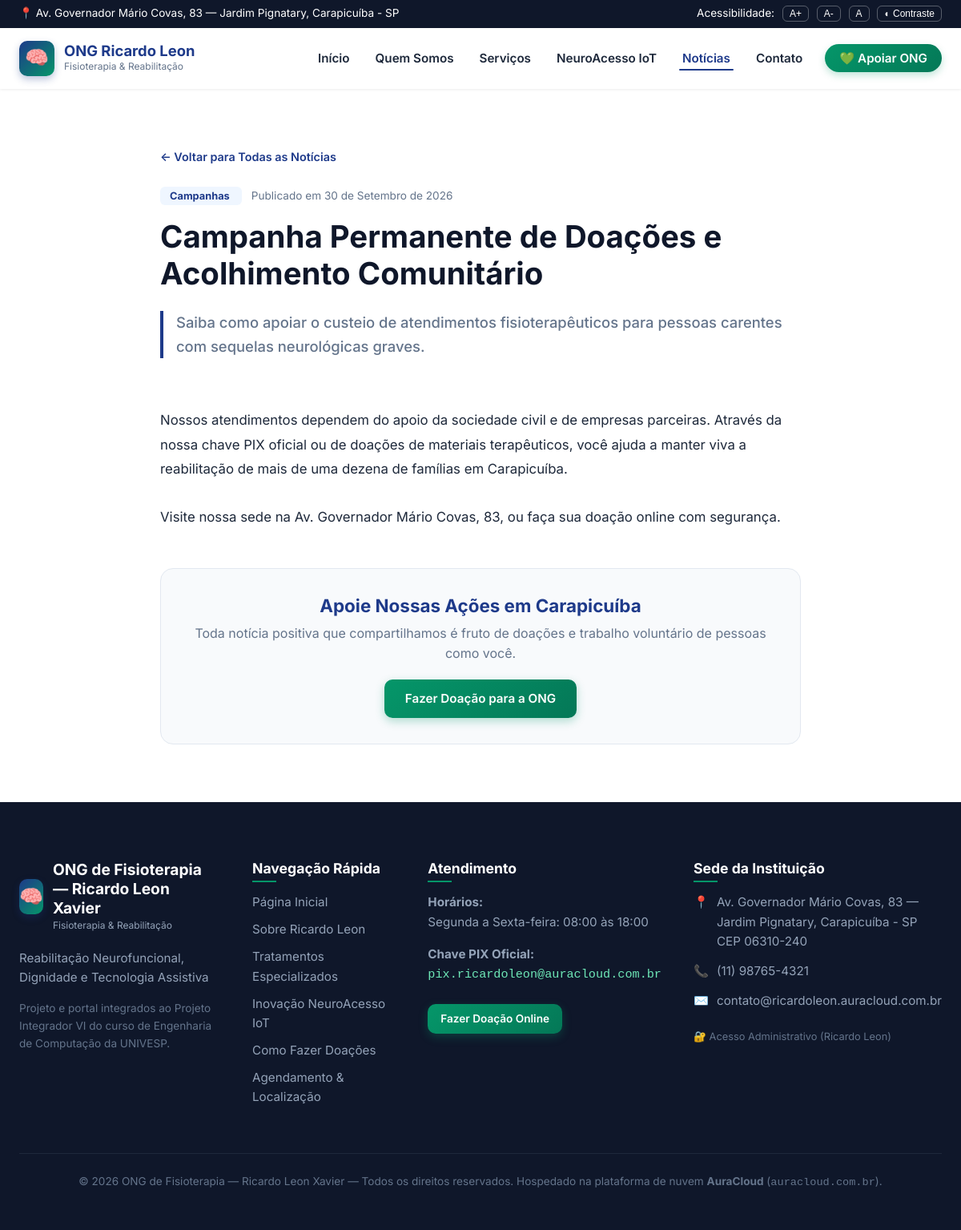
The page /noticias/campanha-permanente-doacoes-acolhimento/ on the database its author committed.
### institucional/models.py (models this page shows, shortened)
class InformacoesONG(models.Model):
    nome = models.CharField(max_length=200, default="ONG de Fisioterapia — Ricardo Leon Xavier")
    slogan = models.CharField(max_length=255, default="Reabilitação Neurofuncional, Dignidade e Tecnologia Assistiva")
    endereco = models.CharField(max_length=255, default="Av. Governador Mário Covas, 83 — Jardim Pignatary, Carapicuíba - SP")
    cep = models.CharField(max_length=20, default="06310-240")
    telefone = models.CharField(max_length=30, default="(11) 98765-4321")
    email = models.EmailField(default="contato@ricardoleon.auracloud.com.br")
    chave_pix = models.CharField(max_length=100, default="financeiro@ongricardoleon.org.br")
    horario_funcionamento = models.CharField(max_length=150, default="Segunda a Sexta-feira: 08:00 às 18:00")
    sobre_texto = models.TextField(
        default="A ONG de Fisioterapia coordenada por Ricardo Leon Xavier dedica-se ao acolhimento e reabilitação de pessoas com sequelas neurológicas motoras graves decorrentes de AVE, paralisia cerebral e traumas raquimedulares na região de Carapicuíba e Grande São Paulo. Aliamos calor humano, dedicação clínica e a vanguarda da tecnologia assistiva para devolver autonomia e esperança aos nossos assistidos."
    )
    missao = models.TextField(default="Democratizar o acesso à fisioterapia neurofuncional especializada de alta qualidade para famílias em vulnerabilidade social.")
    visao = models.TextField(default="Ser centro de referência comunitária em reabilitação motora humanizada integrada a inovações de bioengenharia e IoT.")
    valores = models.TextField(default="Empatia, Ética, Respeito à Dignidade Humana, Inovação Acessível e Transparência Social.")
    class Meta:
        verbose_name = "Informações da ONG"
        verbose_name_plural = "Informações da ONG"

class Noticia(models.Model):
    titulo = models.CharField("Título", max_length=200)
    slug = models.SlugField("Identificador URL", unique=True)
    resumo = models.TextField("Resumo / Chamada")
    conteudo = models.TextField("Conteúdo da Notícia")
    categoria = models.CharField("Categoria", max_length=100, default="Atendimentos")
    data_publicacao = models.DateTimeField("Data de Publicação", auto_now_add=True)
    destaque = models.BooleanField("Destaque na Página Inicial", default=False)
    class Meta:
        verbose_name = "Notícia / Comunicado"
        verbose_name_plural = "Notícias e Transparência"
        ordering = ["-data_publicacao"]

### institucional/views.py (the view)
# urls.py: path("noticias/<slug:slug>/", views.noticia_detalhe, name="noticia_detalhe"),
def noticia_detalhe(request, slug):
    info = get_ong_info()
    noticia = get_object_or_404(Noticia, slug=slug)
    outras_noticias = Noticia.objects.exclude(id=noticia.id)[:3]
    return render(
        request,
        "noticia_detalhe.html",
        {"info": info, "noticia": noticia, "outras_noticias": outras_noticias},
    )

### institucional/views.py (called while the page is built)
def get_ong_info():
    info = InformacoesONG.objects.first()
    if not info:
        info = InformacoesONG.objects.create()
    return info

### templates/noticia_detalhe.html (shortened to what this page needs)
{% extends "base.html" %}
{% block content %}
<section class="section-padding" style="background: #ffffff;">
  <div class="container">
    <div style="max-width: 800px; margin: 0 auto;">
      <a href="{% url 'noticias' %}" style="font-weight: 600; font-size: 0.9rem; color: var(--primary); display: inline-block; margin-bottom: 1.5rem;">
        ← Voltar para Todas as Notícias
      </a>
      <div style="margin-bottom: 1rem;">
        <span style="background: var(--primary-light); color: var(--primary); padding: 4px 12px; border-radius: var(--radius-sm); font-size: 0.8rem; font-weight: bold;">
          {{ noticia.categoria }}
        </span>
        <span style="font-size: 0.85rem; color: var(--text-muted); margin-left: 12px;">
          Publicado em {{ noticia.data_publicacao|date:"d \d\e F \d\e Y" }}
        </span>
      </div>
      <h1 style="font-size: 2.4rem; color: var(--primary-dark); margin-bottom: 1.5rem; line-height: 1.2;">
        {{ noticia.titulo }}
      </h1>
      <div style="font-size: 1.15rem; color: var(--text-muted); font-weight: 500; border-left: 4px solid var(--primary); padding-left: 1rem; margin-bottom: 2rem; line-height: 1.6;">
        {{ noticia.resumo }}
      </div>
      <div style="font-size: 1.05rem; line-height: 1.8; color: var(--text-main); margin-bottom: 3rem; white-space: pre-line;">
        {{ noticia.conteudo }}
      </div>
      <div style="background: var(--bg-page); padding: 2rem; border-radius: var(--radius-lg); border: 1px solid var(--border-color); text-align: center;">
        <h3 style="color: var(--primary); margin-bottom: 0.5rem;">Apoie Nossas Ações em Carapicuíba</h3>
        <p style="color: var(--text-muted); margin-bottom: 1.2rem;">
          Toda notícia positiva que compartilhamos é fruto de doações e trabalho voluntário de pessoas como você.
        </p>
        <a href="{% url 'doacoes' %}" class="btn btn-success">Fazer Doação para a ONG</a>
      </div>
    </div>
  </div>
</section>
{% endblock %}

### templates/base.html (shortened to what this page needs)
{% load static %}
<!DOCTYPE html>
<html lang="pt-BR">
<head>
  <link rel="stylesheet" href="{% static 'css/style.css' %}">
</head>
<body>
  <aside class="top-accessibility-bar" aria-label="Ferramentas de Acessibilidade">
    <div class="container">
      <div>
        <span>📍 {{ info.endereco }}</span>
      </div>
      <div class="accessibility-tools">
        <span>Acessibilidade:</span>
        <button id="increaseFont" title="Aumentar Fonte">A+</button>
        <button id="decreaseFont" title="Diminuir Fonte">A-</button>
        <button id="resetFont" title="Restaurar Fonte">A</button>
        <button id="toggleContrast" title="Alternar Alto Contraste">◐ Contraste</button>
      </div>
    </div>
  </aside>
  <header class="main-header">
    <div class="container">
      <nav class="navbar" role="navigation" aria-label="Menu Principal">
        <a href="{% url 'home' %}" class="brand-logo" title="Página Inicial da ONG">
          <div class="brand-icon">🧠</div>
          <div class="brand-text">
            <h1>ONG Ricardo Leon</h1>
            <p>Fisioterapia & Reabilitação</p>
          </div>
        </a>
        <ul class="nav-links" id="navLinks">
          <li><a href="{% url 'home' %}" class="{% if request.resolver_match.url_name == 'home' %}active{% endif %}">Início</a></li>
          <li><a href="{% url 'sobre' %}" class="{% if request.resolver_match.url_name == 'sobre' %}active{% endif %}">Quem Somos</a></li>
          <li><a href="{% url 'servicos' %}" class="{% if request.resolver_match.url_name == 'servicos' %}active{% endif %}">Serviços</a></li>
          <li><a href="{% url 'neuroacesso' %}" class="{% if request.resolver_match.url_name == 'neuroacesso' %}active{% endif %}">NeuroAcesso IoT</a></li>
          <li><a href="{% url 'noticias' %}" class="{% if request.resolver_match.url_name == 'noticias' or request.resolver_match.url_name == 'noticia_detalhe' %}active{% endif %}">Notícias</a></li>
          <li><a href="{% url 'contato' %}" class="{% if request.resolver_match.url_name == 'contato' %}active{% endif %}">Contato</a></li>
          <li><a href="{% url 'doacoes' %}" class="btn-header-donate">💚 Apoiar ONG</a></li>
        </ul>
      </nav>
    </div>
  </header>
  <main id="conteudo-principal">
    {% block content %}{% endblock %}
  </main>
  <footer class="main-footer">
    <div class="container">
      <div class="footer-grid">
        <div class="footer-col">
          <div class="brand-logo" style="margin-bottom: 1.2rem;">
            <div class="brand-icon">🧠</div>
            <div class="brand-text">
              <h3 style="color: #fff; margin: 0; font-size: 1.2rem;">{{ info.nome }}</h3>
              <p style="color: #94a3b8;">Fisioterapia & Reabilitação</p>
            </div>
          </div>
          <p>{{ info.slogan }}</p>
          <p style="font-size: 0.85rem; color: #64748b;">
            Projeto e portal integrados ao Projeto Integrador VI do curso de Engenharia de Computação da UNIVESP.
          </p>
        </div>
        <div class="footer-col">
          <h4>Navegação Rápida</h4>
          <ul>
            <li><a href="{% url 'home' %}">Página Inicial</a></li>
            <li><a href="{% url 'sobre' %}">Sobre Ricardo Leon</a></li>
            <li><a href="{% url 'servicos' %}">Tratamentos Especializados</a></li>
            <li><a href="{% url 'neuroacesso' %}">Inovação NeuroAcesso IoT</a></li>
            <li><a href="{% url 'doacoes' %}">Como Fazer Doações</a></li>
            <li><a href="{% url 'contato' %}">Agendamento & Localização</a></li>
          </ul>
        </div>
        <div class="footer-col">
          <h4>Atendimento</h4>
          <p><strong>Horários:</strong><br>{{ info.horario_funcionamento }}</p>
          <p><strong>Chave PIX Oficial:</strong><br><code style="color: #6ee7b7;">{{ info.chave_pix }}</code></p>
          <p><a href="{% url 'doacoes' %}" class="btn btn-sm btn-success" style="margin-top: 0.5rem;">Fazer Doação Online</a></p>
        </div>
        <div class="footer-col">
          <h4>Sede da Instituição</h4>
          <div class="footer-contact-item">
            <span>📍</span>
            <span>{{ info.endereco }}<br>CEP {{ info.cep }}</span>
          </div>
          <div class="footer-contact-item">
            <span>📞</span>
            <span>{{ info.telefone }}</span>
          </div>
          <div class="footer-contact-item">
            <span>✉️</span>
            <span>{{ info.email }}</span>
          </div>
          <div style="margin-top: 1.2rem;">
            <a href="/admin/" style="font-size: 0.8rem; color: #64748b;" target="_blank">🔐 Acesso Administrativo (Ricardo Leon)</a>
          </div>
        </div>
      </div>
      <div class="footer-bottom">
        <p>© 2026 {{ info.nome }} — Todos os direitos reservados. Hospedado na plataforma de nuvem <strong>AuraCloud</strong> (<code>auracloud.com.br</code>).</p>
      </div>
    </div>
  </footer>
</body>
</html>

### rows shown on the page
InformacoesONG: endereco "Av. Governador Mário Covas, 83 — Jardim Pignatary, Carapicuíba - SP", nome "ONG de Fisioterapia — Ricardo Leon Xavier", slogan "Reabilitação Neurofuncional, Dignidade e Tecnologia Assistiva", horario_funcionamento "Segunda a Sexta-feira: 08:00 às 18:00", chave_pix "pix.ricardoleon@auracloud.com.br", cep "06310-240", telefone "(11) 98765-4321", email "contato@ricardoleon.auracloud.com.br"
Noticia: categoria "Campanhas", data_publicacao "30 de Setembro de 2026", titulo "Campanha Permanente de Doações e Acolhimento Comunitário", resumo "Saiba como apoiar o custeio de atendimentos fisioterapêuticos para pessoas carentes com sequelas neurológicas graves.", conteudo "Nossos atendimentos dependem do apoio da sociedade civil e de empresas parceiras. Através da nossa chave PIX oficial ou de doações de materiais terapêuticos, você ajuda a manter viva a reabilitação de mais de uma dezena de famílias em Carapicuíba. Visite nossa sede na Av. Governador Mário Covas, 83, ou faça sua doação online com segurança."
